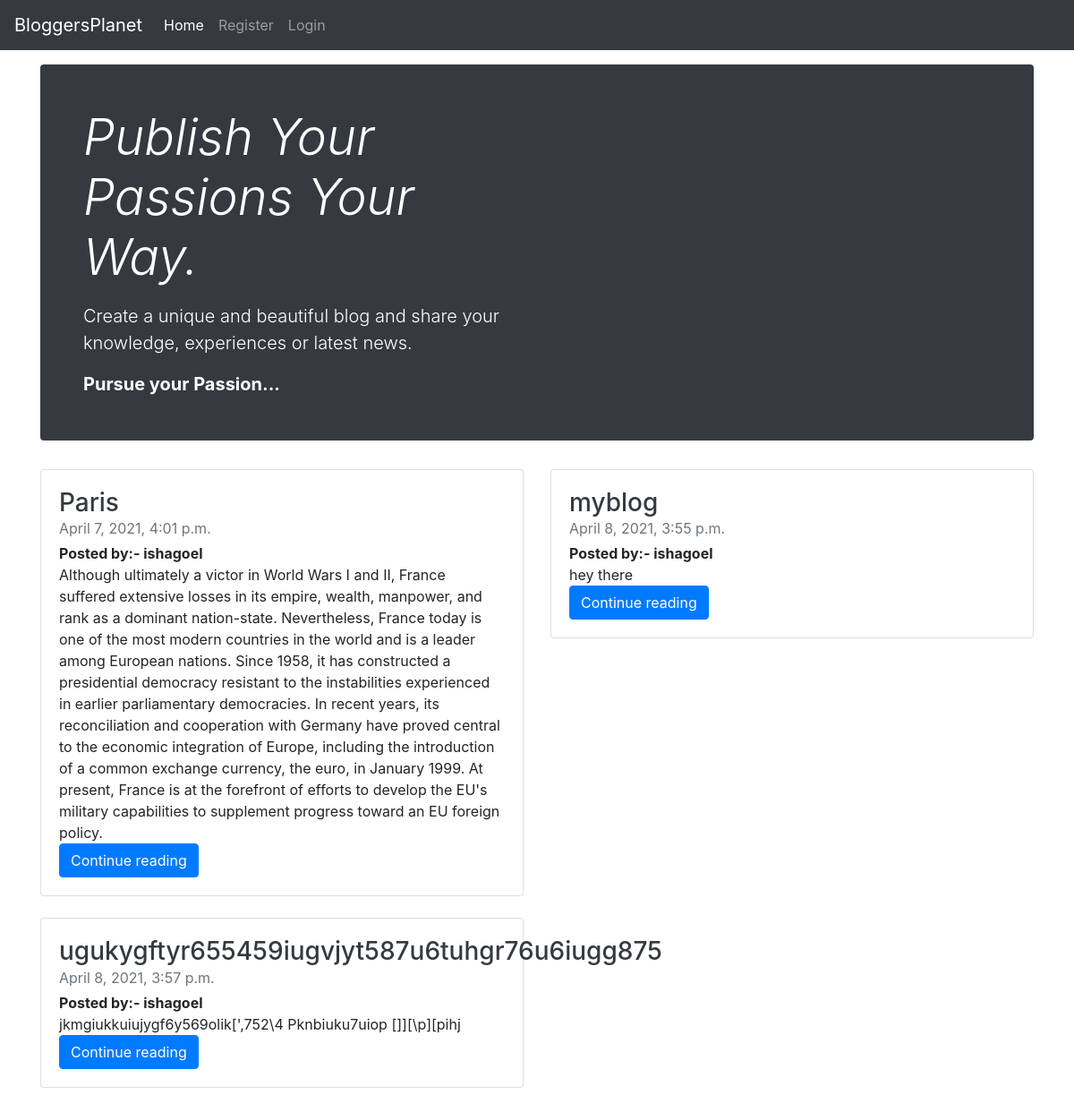
The page / on the database its author committed.
### myapp1/models.py (models this page shows, shortened)
class Blog(models.Model):
    user_id=models.ForeignKey(User,on_delete=models.CASCADE)
    title=models.CharField(max_length=150)
    dsc=models.TextField()
    date= models.DateTimeField(auto_now_add=True,null=True)

### myapp1/views.py (the view)
# urls.py: path('', views.index,name='index'),
def index(request):
    blog=Blog.objects.all()
    context={'blogs':blog}
    return render(request,'home.html',context)

### templates/home.html (shortened to what this page needs)
{% extends 'base.html' %}
{% block body %}
<div class="container my-3">
<div class="jumbotron p-3 p-md-5 text-white rounded bg-dark">
        <div class="col-md-6 px-0">
          <h1 class="display-4 font-italic">Publish Your Passions Your Way.</h1>
          <p class="lead my-3">Create a unique and beautiful blog and share your knowledge, experiences or latest news.</p>
          <p class="lead mb-0"><a href="#" class="text-white font-weight-bold">Pursue your Passion...</a></p>
        </div>
      </div>
<div class="row mb-2">
        {%for blog in blogs%}
        <div class="col-md-6">
          <div class="card flex-md-row mb-4 box-shadow h-md-250">
            <div class="card-body d-flex flex-column align-items-start">
              <h3 class="mb-0">
                <a class="text-dark" href="#">{{blog.title}}</a>
              </h3>
              <div class="mb-1 text-muted">{{blog.date}}</div>
              <b>Posted by:- {{blog.user_id.username}}</b>
              <p class="card-text mb-auto">{{blog.dsc}}</p>
              <a href="blog_detail/{{blog.id}}" class="stretched-link btn btn-primary">Continue reading</a>
            </div>
          </div>
        </div>
        {% endfor %}
      </div>
</div>
{% endblock body %}

### templates/base.html (shortened to what this page needs)
<!doctype html>
<html lang="en">
  <head>
    <link rel="stylesheet" href="https://maxcdn.bootstrapcdn.com/bootstrap/4.0.0/css/bootstrap.min.css">
    <link href="//maxcdn.bootstrapcdn.com/bootstrap/4.0.0/css/bootstrap.min.css" rel="stylesheet" id="bootstrap-css">
  </head>
  <body>
  <nav class="navbar navbar-expand-lg navbar-dark bg-dark">
  <a class="navbar-brand" href="#">BloggersPlanet</a>
  <div class="collapse navbar-collapse" id="navbarSupportedContent">
    <ul class="navbar-nav mr-auto">
      <li class="nav-item active">
        <a class="nav-link" href="/">Home <span class="sr-only">(current)</span></a>
      </li>
      {%if user.is_authenticated%}
      <li class="nav-item">
        <a class="nav-link" href="/">{{request.user}}</a>
      </li>
      <li class="nav-item">
        <a class="nav-link" href="logout">logout</a>
      </li>
      <li class="nav-item">
        <a class="nav-link" href="post_blog">Post</a>
      </li>
      {% else %}
      <li class="nav-item">
        <a class="nav-link" href="register">Register</a>
      </li>
      <li class="nav-item">
        <a class="nav-link " href="login">Login</a>
      </li>
      {%endif%}
    </ul>
  </div>
</nav>
  {% block body %}
  {% endblock body %}
  </body>
</html>

### rows shown on the page
Blog: title "Paris", date "April 7, 2021, 4:01 p.m.", user_id.username "ishagoel", dsc "Although ultimately a victor in World Wars I and II, France suffered extensive losses in its empire, wealth, manpower, and rank as a dominant nation-state. Nevertheless, France today is one of the most modern countries in the world and is a leader among European nations. Since 1958, it has constructed a presidential democracy resistant to the instabilities experienced in earlier parliamentary democracies. In recent years, its reconciliation and cooperation with Germany have proved central to the economic integration of Europe, including the introduction of a common exchange currency, the euro, in January 1999. At present, France is at the forefront of efforts to develop the EU's military…"
Blog: title "myblog", date "April 8, 2021, 3:55 p.m.", user_id.username "ishagoel", dsc "hey there"
Blog: title "ugukygftyr655459iugvjyt587u6tuhgr76u6iugg875", date "April 8, 2021, 3:57 p.m.", user_id.username "ishagoel", dsc "jkmgiukkuiujygf6y569olik[',752\\4 Pknbiuku7uiop []][\\p][pihj"
